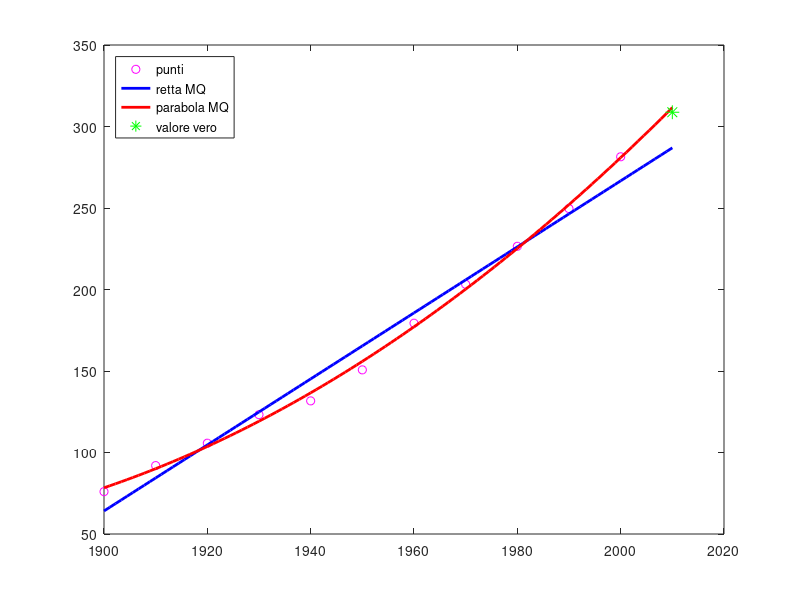

Reproduce this figure in MATLAB.
%-------------------------------------------------------------------------
% SCRIPT per modellizare la crescita della popolazione degli 
% Stati Uniti di America. 
% A partire da misurazioni del numero di abitanti negli anni 
% dal 1900 al 2000.
% A partire da questi dati si vuole estimare il numero di abitanti
% nell'anno 2010, e confrontarlo con il valore rilevato nel censimento
% effettuato in tale anno che era di 308.745.538 abitanti.
%-------------------------------------------------------------------------
% anni in cui sono stati effettuate le misurazioni
x = 1900:10:2000;   % equivalente a:    x = [1900 1910 1920 1930 1940 1950 1960 1970 1980 1990 2000]
% Dati in milioni di abitanti
y = [75.995 91.972  105.711  123.203 131.669 150.697 179.323 203.212 226.505 249.633 281.422];
yvero = 308.745; % milioni di abitanti
xestrap = 2010;


% Polinomio di approssimazione ai minimi quadrati di grado 1 (RETTA) 
a1 = polyfit(x, y, 1);  % calcola i coeff. della retta
xx = linspace(x(1), xestrap);   % crea 100 punti tra x(1) = 1900 e xestrap = 2010
yy1 = polyval(a1, xx);
err1vec = (polyval(a1, x) - y).^2;  % calcola le differenze tra i valori della retta ed i valori veri nei punti x
err1 = sqrt(sum(err1vec));           % somma di tutti gli errori
% norm(polyval(a1, x) - y)      % comando alternativo per calcolare err1
prevrettaMQ = polyval(a1, xestrap);  % calcola il valore della retta nel punto xestrap = 2010
fprintf('\n [GRADO] %d \n [ERRORE]: %e \t [PREVISIONE]: %f \t [VALORE REALE]: %f', 1, err1, prevrettaMQ, yvero);
fprintf('\n [COEFFICIENTI] \t [a0]: %f \t [a1]: %f', a1(1), a1(2));


% Polinomio di approssimazione ai minimi quadrati di grado 2 (PARABOLA)
a2 = polyfit(x, y, 2);  % calcola i coeff. della parabola
% xx = linspace(x(1), xestrap);   % crea 100 punti tra x(1) = 1900 e xestrap = 2010
yy2 = polyval(a2, xx);
err2vec = (polyval(a2, x) - y).^2;      % calcola le differenze tra i valori della parabola ed i valori veri nei punti x
err2 = sqrt(sum(err2vec));               % somma di tutti gli errori
% norm(polyval(a2, x) - y)        % comando alternativo per calcolare err2
prevparab = polyval(a2, xestrap);     % calcola il valore della parabola nel punto xestrap = 2010
fprintf('\n\n [GRADO] %d \n [ERRORE]: %2.2e \t [PREVISIONE]: %f \t [VALORE REALE]: %f', 2, err2, prevparab, yvero);
fprintf('\n [COEFFICIENTI] \t [a0]: %f \t [a1]: %f \t [a2]: %f', a2(1), a2(2), a2(3));
fprintf('\n\n');


% GRAFICO
plot(x, y, 'mo', 'markersize', 6);
hold on;
plot(xx, yy1, 'b-', 'Linewidth', 2); % retta di approssimazione ai minimi quadrati
plot(xx, yy2, 'r-', 'Linewidth', 2); % parabola min. quadrati
plot(xestrap, yvero, 'g*', 'markersize', 10); % punto vero
legend('punti', 'retta MQ', 'parabola MQ', 'valore vero', 'Location', 'northwest');     % ('Location', 'northwest') serve per mettere la legenda in alto a sx
hold off;